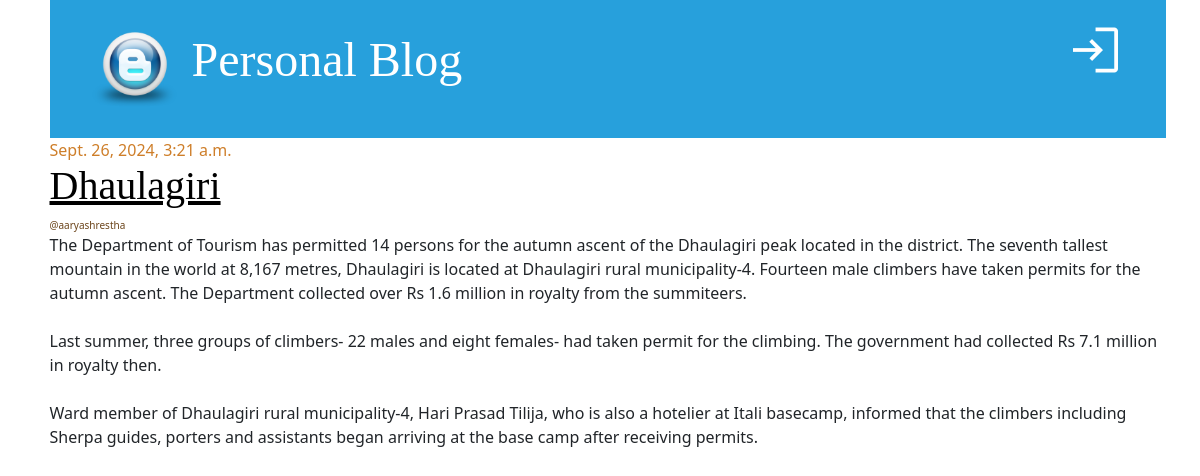
The page /detail/2/ on the database its author committed.
### blog_app/models.py (models this page shows, shortened)
class Post(models.Model):
    title = models.CharField(max_length=256)
    content = models.TextField()
    author = models.ForeignKey("auth.User",on_delete=models.CASCADE)
    created_at = models.DateTimeField(auto_now_add=True)
    updated_at = models.DateTimeField(auto_now_add=True)
    published_at = models.DateTimeField(null=True, blank=True)

### blog_app/views.py (the view)
# urls.py: path("detail/<int:pk>/", views.PostDetailView.as_view(), name="post-detail"),
class PostDetailView(DetailView):
    model = Post
    template_name = "post_detail.html"
    context_object_name = "post"
    def get_queryset(self):
        queryset = Post.objects.filter (pk=self.kwargs["pk"],published_at__isnull =False)
        return queryset

### templates/post_detail.html (shortened to what this page needs)
{% extends "base.html" %}
{% block content %}
<div class="row">
    <div class="col">
        <div class="post">
            <div class="date">{{ post.published_at }}</div>
            <h1>
                <a href="#">{{ post.title }}</a>
            </h1>
            <div class="date author">@{{ post.author.username }}</div>
            <p>{{ post.content|linebreaksbr }}</p>
        </div>
    </div>
</div>
{% endblock content %}

### static/css/blog.css (style rules this page uses)
body { padding-left: 15px; }
h1 a { color: #27a0dc; font-family: "Lobster"; }
h1, h2, h3, h4 { font-family: "Lobster", cursive; }
.date { color: #ce7e29; }
.post { margin-bottom: 30px; }
.post h1 a, .post h1 a:visited { color: #000000; }
.author { font-size: 10px; color: #6b441a; }

### rows shown on the page
Post: published_at "Sept. 26, 2024, 3:21 a.m.", title "Dhaulagiri", author.username "aaryashrestha", content "The Department of Tourism has permitted 14 persons for the autumn ascent of the Dhaulagiri peak located in the district. The seventh tallest mountain in the world at 8,167 metres, Dhaulagiri is located at Dhaulagiri rural municipality-4. Fourteen male climbers have taken permits for the autumn ascent. The Department collected over Rs 1.6 million in royalty from the summiteers. Last summer, three groups of climbers- 22 males and eight females- had taken permit for the climbing. The government had collected Rs 7.1 million in royalty then. Ward member of Dhaulagiri rural municipality-4, Hari Prasad Tilija, who is also a hotelier at Itali basecamp, informed that the climbers including Sherpa…"
